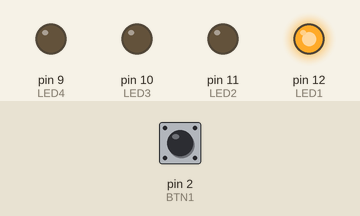
Simulated run of this sketch. Board: Arduino Uno, built with avr-gcc and run on an emulated ATmega328P. Parts: output pins drawn as LEDs (lit = HIGH). Inputs (shaded band) come from the test bench; at power-on: pin 2 (BTN1) HIGH.

Above: at 0.1 s.
At 0.7 s:
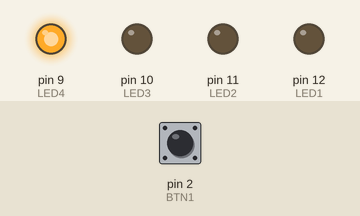
At 1.3 s:
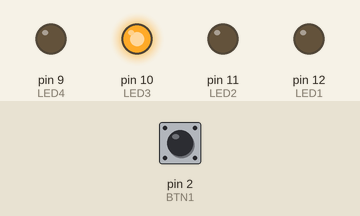
At 2.7 s:
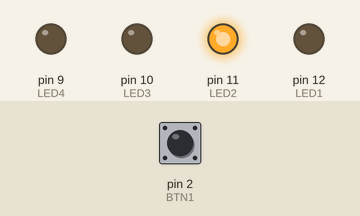
Timing chart, 0 to 3.0 s (numbered marks = the images above):
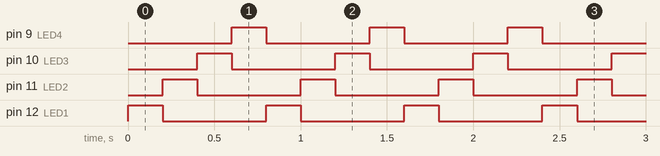

Measured:
- by itself, pin 9 (LED4), pin 10 (LED3), pin 11 (LED2), pin 12 (LED1): alternates HIGH for 0.20 s and LOW for 0.60 s
- by itself, everything shown: repeats every 0.80 s, in 4 steps

The sketch:

ElecMB_Exercise2.ino
```cpp
//========== Electronics MB Class Exercise 2 ==========

//Purpose: LEDs move according to one button input
//Date: November 4, 2017


//--- Constant definitions ---
#define LED1 12
#define LED2 11
#define LED3 10
#define LED4 9
#define BTN1 2
#define BTN2 3


//---------- Setup routine to run once ----------

void setup()
{
  //Set up pins to use
  pinMode(LED1,OUTPUT);
  pinMode(LED2,OUTPUT);
  pinMode(LED3,OUTPUT);
  pinMode(LED4,OUTPUT);
  pinMode(BTN1,INPUT_PULLUP);
  pinMode(BTN2,INPUT_PULLUP);
}


//--- Global variable ---
int counter = 1;


//---------- Loop routine that runs repeatedly ----------

void loop()
{
  //Turn on one LED according to counter
  if(counter==1) digitalWrite(LED1,HIGH);
  if(counter==2) digitalWrite(LED2,HIGH);
  if(counter==3) digitalWrite(LED3,HIGH);
  if(counter==4) digitalWrite(LED4,HIGH);
  delay(200);

  //Check button 1 and change counter accordingly
  if(digitalRead(BTN1)==LOW)
  {
      //If button is pressed, decrement counter variable and wrap
      counter = counter - 1;
      if(counter < 1) counter = 4;
  }
  else
  {
      //Otherwise if not pressed, increment counter variable and wrap
      counter = counter + 1;
      if(counter > 4) counter = 1;
  }

  //Turn off all LEDs for an instant (no delay)
  digitalWrite(LED1,LOW);
  digitalWrite(LED2,LOW);
  digitalWrite(LED3,LOW);
  digitalWrite(LED4,LOW);
}
```
